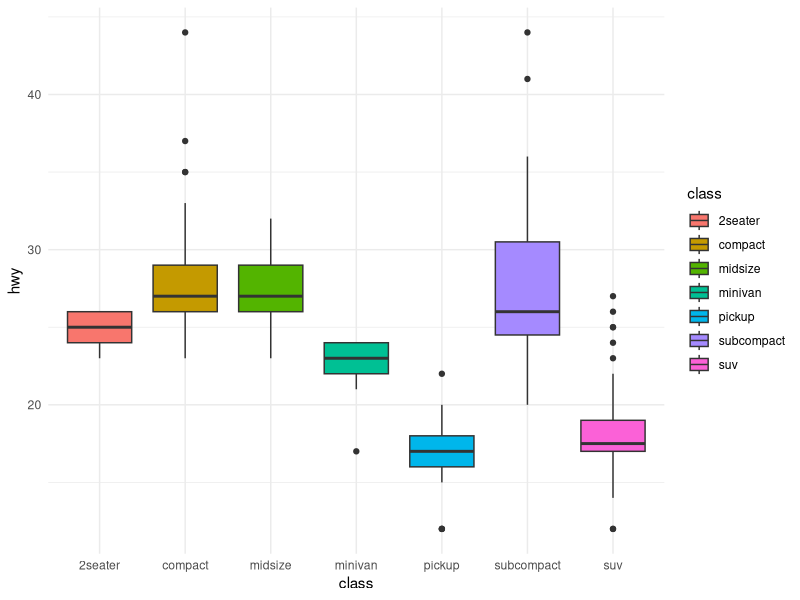

Recreate this plot in R.
## ---- chunk 1
library(tidyverse)
mpg %>% 
  ggplot(mapping = aes(x=class, y=hwy, fill=class))+
  geom_boxplot() +
  theme_minimal()
